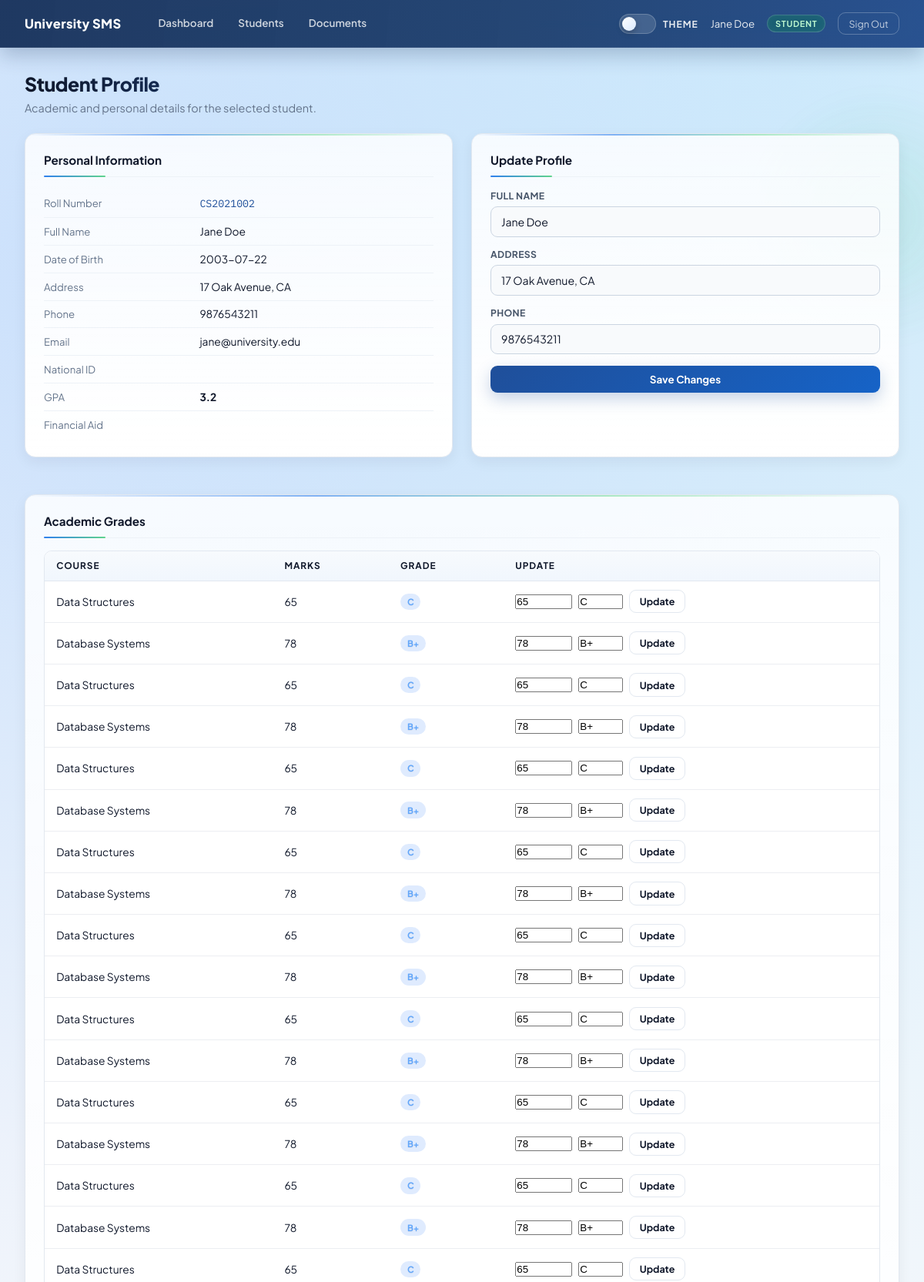
The page /student/2 (signed in, upper part) on the database its author committed.
### tables this page shows
CREATE TABLE users (
                id        INTEGER PRIMARY KEY AUTOINCREMENT,
                username  TEXT UNIQUE NOT NULL,
                password  TEXT NOT NULL,          -- VULN-04: plain-text passwords
                role      TEXT DEFAULT 'student', -- student | faculty | admin
                email     TEXT,
                full_name TEXT
            );

CREATE TABLE students (
                id          INTEGER PRIMARY KEY AUTOINCREMENT,
                user_id     INTEGER,
                roll_no     TEXT UNIQUE,
                full_name   TEXT,
                dob         TEXT,
                address     TEXT,
                phone       TEXT,
                national_id TEXT,                 -- VULN-07: PII stored unencrypted
                gpa         REAL DEFAULT 0.0,
                financial_aid TEXT
            );

CREATE TABLE grades (
                id         INTEGER PRIMARY KEY AUTOINCREMENT,
                student_id INTEGER,
                course     TEXT,
                marks      INTEGER,
                grade      TEXT
            );

### app.py (the view, shortened to what this page needs)
@app.route("/student/<int:student_id>")
@login_required
def student_profile(student_id):
    db = get_db()
    if session.get("role") == "student":
        student = db.execute(
            "SELECT s.id, s.roll_no, s.full_name, s.dob, s.address, s.phone, "
            "s.gpa, s.user_id, u.email, u.username "
            "FROM students s JOIN users u ON s.user_id = u.id "
            "WHERE s.id = ? AND s.user_id = ?",
            (student_id, session["user_id"])
        ).fetchone()
        if not student:
            return render_template("error.html",
                                   error="Access Denied. You can only view your own profile.",
                                   query=""), 403
    if not student:
        return render_template("error.html", error="Student not found.", query=""), 404
    grades = db.execute(
        "SELECT * FROM grades WHERE student_id = ?", (student_id,)
    ).fetchall()
    return render_template("profile.html", student=student, grades=grades)

### app.py (called while the page is built)
def login_required(f):
    @wraps(f)
    def decorated(*args, **kwargs):
        if "user_id" not in session:
            return redirect(url_for("login"))
        return f(*args, **kwargs)
    return decorated

def get_db():
    db = getattr(g, "_database", None)
    if db is None:
        db = g._database = sqlite3.connect(DATABASE)
        db.row_factory = sqlite3.Row
    return db

@app.teardown_appcontext
def close_connection(exception):
    db = getattr(g, "_database", None)
    if db is not None:
        db.close()

### templates/profile.html (shortened to what this page needs)
{% extends "base.html" %}
{% block content %}
{% if student %}
<div class="page-header">
  <h1>Student Profile</h1>
  <p>Academic and personal details for the selected student.</p>
</div>
<div class="layout-2col mb-5">
  <div class="card">
    <div class="card-title">Personal Information</div>
    <table class="kv-table">
      <tbody>
      <tr><td class="kv-label">Roll Number</td>
        <td class="mono-sm text-brand">{{ student['roll_no'] }}</td></tr>
      <tr><td class="kv-label">Full Name</td>
            <td>{{ student['full_name'] | safe }}</td></tr>
      <tr><td class="kv-label">Date of Birth</td>
            <td>{{ student['dob'] }}</td></tr>
      <tr><td class="kv-label">Address</td>
            <td>{{ student['address'] | safe }}</td></tr>
      <tr><td class="kv-label">Phone</td>
            <td>{{ student['phone'] }}</td></tr>
      <tr><td class="kv-label">Email</td>
            <td>{{ student['email'] }}</td></tr>
      <tr><td class="kv-label">National ID</td>
        <td class="mono-sm">{{ student['national_id'] }}</td></tr>
      <tr><td class="kv-label">GPA</td>
            <td><strong>{{ student['gpa'] }}</strong></td></tr>
      <tr><td class="kv-label">Financial Aid</td>
            <td>{{ student['financial_aid'] }}</td></tr>
      </tbody>
    </table>
  </div>
  <div class="card">
    <div class="card-title">Update Profile</div>
    <form method="POST" action="/profile/update" class="stack-form">
      <div class="form-group">
        <label>Full Name</label>
        <input type="text" name="full_name" value="{{ student['full_name'] }}">
      </div>
      <div class="form-group">
        <label>Address</label>
        <input type="text" name="address" value="{{ student['address'] }}">
      </div>
      <div class="form-group">
        <label>Phone</label>
        <input type="text" name="phone" value="{{ student['phone'] }}">
      </div>
      <button type="submit" class="btn btn-primary">Save Changes</button>
    </form>
  </div>
</div>
<div class="card">
  <div class="card-title">Academic Grades</div>
  <div class="table-wrap">
    <table>
      <thead>
        <tr><th>Course</th><th>Marks</th><th>Grade</th><th>Update</th></tr>
      </thead>
      <tbody>
        {% for g in grades %}
        <tr>
          <td>{{ g['course'] }}</td>
          <td>{{ g['marks'] }}</td>
          <td><span class="badge badge-blue">{{ g['grade'] }}</span></td>
          <td>
            <form method="POST" action="/grade/update" class="flex gap-2 items-center flex-wrap">
              <input type="number" name="marks" value="{{ g['marks'] }}" class="marks-field">
              <input type="text" name="grade" value="{{ g['grade'] }}" class="grade-field">
              <button type="submit" class="btn btn-outline btn-sm">Update</button>
            </form>
          </td>
        </tr>
        {% endfor %}
      </tbody>
    </table>
  </div>
</div>
{% else %}
<div class="alert alert-error">Student record not found.</div>
{% endif %}
{% endblock %}

### templates/base.html (shortened to what this page needs)
<!DOCTYPE html>
<html lang="en">
<head>
</head>
<body>
<div class="site-shell">
  <nav>
    <span class="nav-brand">University SMS</span>
    <div class="nav-links">
      <a href="/dashboard">Dashboard</a>
      <a href="/search">Students</a>
      <a href="/upload">Documents</a>
    </div>
    <div class="nav-right">
      <label class="theme-switch" for="theme-toggle" title="Toggle theme">
        <span class="theme-switch-track">
          <span class="theme-switch-thumb"></span>
        </span>
        <span class="theme-switch-label">Theme</span>
      </label>
      <span class="nav-user-name">{{ session.full_name or session.username }}</span>
      <span class="role-chip chip-{{ session.role }}">{{ session.role }}</span>
      <a class="btn-logout" href="/logout">Sign Out</a>
    </div>
  </nav>
  <main>
    {% block content %}{% endblock %}
  </main>
  </div>
</body>
</html>

### rows shown on the page
users: role "STUDENT", email "jane@university.edu"
students: roll_no "CS2021002", full_name "Jane Doe", dob "2003-07-22", address "17 Oak Avenue, CA", phone "9876543211", gpa "3.2"
grades: course "Data Structures", marks "65", grade "C"
grades: course "Database Systems", marks "78", grade "B+"
grades: course "Data Structures", marks "65", grade "C"
grades: course "Database Systems", marks "78", grade "B+"
grades: course "Data Structures", marks "65", grade "C"
grades: course "Database Systems", marks "78", grade "B+"
grades: course "Data Structures", marks "65", grade "C"
grades: course "Database Systems", marks "78", grade "B+"
grades: course "Data Structures", marks "65", grade "C"
grades: course "Database Systems", marks "78", grade "B+"
grades: course "Data Structures", marks "65", grade "C"
grades: course "Database Systems", marks "78", grade "B+"
grades: course "Data Structures", marks "65", grade "C"
grades: course "Database Systems", marks "78", grade "B+"
grades: course "Data Structures", marks "65", grade "C"
grades: course "Database Systems", marks "78", grade "B+"
grades: course "Data Structures", marks "65", grade "C"

### other values the page prints
{{ session.full_name or session.username }} "Jane Doe"
